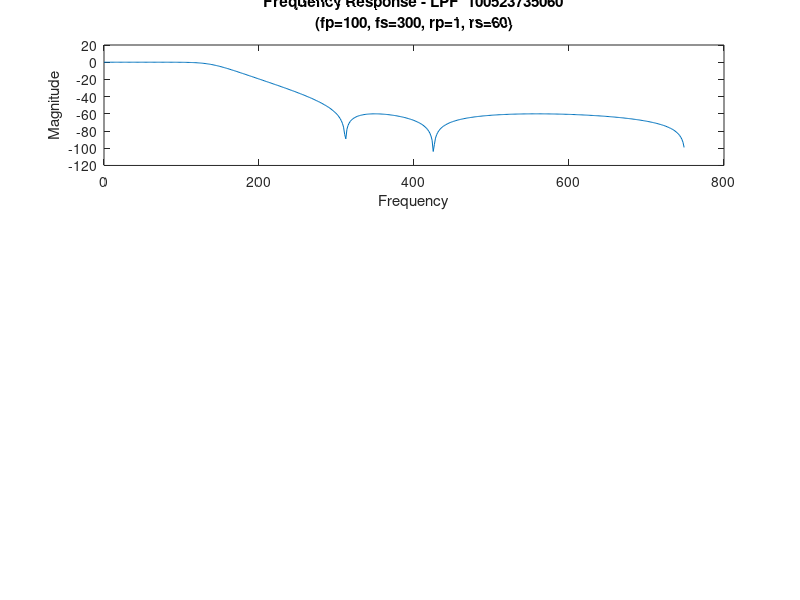

The MATLAB script that drew this image:
clc;
clear all;
close all;

fp = 100;
fs = 300;
rp = 1;
rs = 60;

Fs = 5 * fs;
wp = 2 * fp / Fs;
ws = 2 * fs / Fs;

% [N, wc] = cheb1ord(wp, ws, rp, rs);
% [alc, blc] = cheby1(N, rp, wp, 'low'); 
[N, wc] = cheb2ord(wp, ws, rp, rs);
[alc, blc] = cheby2(N, rs, ws, 'low');

% figure(1);
% freqz(alc, blc);
% title(sprintf('freqz(a,b) - LPF  100523735060\n(fp=%d, fs=%d, rp=%d, rs=%d)', fp, fs, rp, rs));
% xlabel('Frequency'); ylabel('Magnitude');
% 
% figure(2);
% subplot(212);
% freqz(alc, blc, 4096); % Ensure consistent coefficient order
% title(sprintf('freqz(a,b,4096) - LPF  100523735060\n(fp=%d, fs=%d, rp=%d, rs=%d)', fp, fs, rp, rs));
% xlabel('Frequency'); ylabel('Magnitude');

subplot(311);
[H, w] = freqz(alc, blc);
H_mag = abs(H);
plot(w * Fs / (2 * pi), 20 * log10(H_mag));
title(sprintf('Frequency Response - LPF  100523735060\n(fp=%d, fs=%d, rp=%d, rs=%d)', fp, fs, rp, rs));
xlabel('Frequency'); ylabel('Magnitude');


save('D:\B.E.(ECE)\semester 4\matlab programmes\LPFcoeff_chebyshev.mat','alc','blc');

% %******
% fp= 100;
% fs= 300;
% rp= 1;
% rs= 100;
% 
% Fs=2.5*fs;
% wp=2*fp/Fs;
% ws=2*fs/Fs;
% 
% 
% [N, wc] = cheb2ord(wp, ws, rp, rs);
% [alc, blc] = cheby2(N, rs, ws, 'low');
% 
% [H,w]= freqz(alc,blc);
% H1_mag= abs(H);
% subplot(312);
% plot(w*Fs/(2*pi), 20*log10(H1_mag));
% title(sprintf('Frequency Response - LPF  100523735060\n(fp=%d, fs=%d, rp=%d, rs=%d)', fp, fs, rp, rs));
% xlabel('Frequency'); ylabel('Magnitude');
% 
% %*********
% fp= 100;
% fs= 300;
% rp= 1;
% rs= 400;
% 
% Fs=2.5*fs;
% wp=2*fp/Fs;
% ws=2*fs/Fs;
% 
% 
% [N, wc] = cheb2ord(wp, ws, rp, rs);
% [alc, blc] = cheby2(N, rs, ws, 'low');
% 
% [H,w]= freqz(alc,blc);
% H1_mag= abs(H);
% subplot(313);
% plot(w*Fs/(2*pi), 20*log10(H1_mag));
% title(sprintf('Frequency Response - LPF  100523735060\n(fp=%d, fs=%d, rp=%d, rs=%d)', fp, fs, rp, rs));
% xlabel('Frequency'); ylabel('Magnitude');
